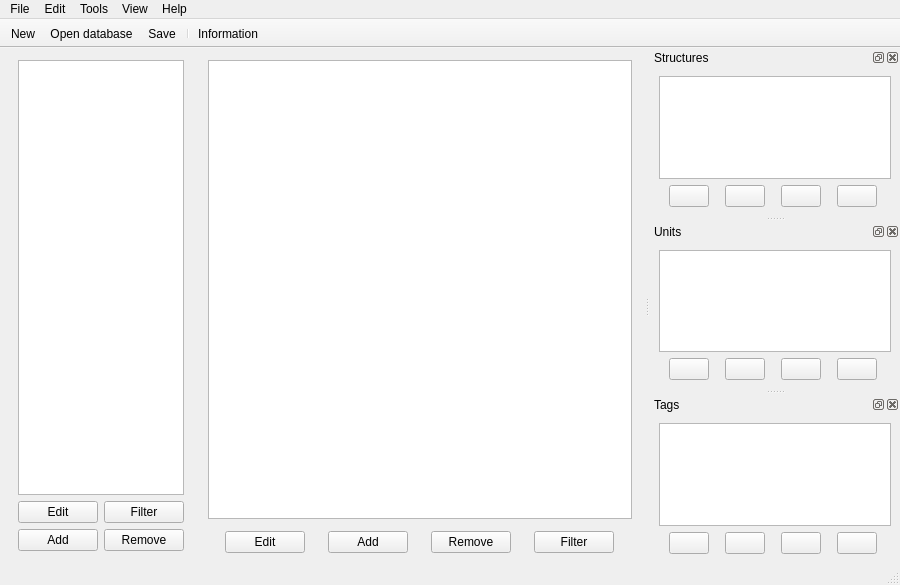
<?xml version="1.0" encoding="UTF-8"?>
<ui version="4.0">
 <class>MainWindow</class>
 <widget class="QMainWindow" name="MainWindow">
  <property name="geometry">
   <rect>
    <x>0</x>
    <y>0</y>
    <width>900</width>
    <height>585</height>
   </rect>
  </property>
  <property name="windowTitle">
   <string>SDB database manager</string>
  </property>
  <property name="dockOptions">
   <set>QMainWindow::AllowTabbedDocks|QMainWindow::AnimatedDocks</set>
  </property>
  <widget class="QWidget" name="centralWidget">
   <layout class="QGridLayout" name="gridLayout_3">
    <property name="topMargin">
     <number>3</number>
    </property>
    <property name="rightMargin">
     <number>3</number>
    </property>
    <property name="bottomMargin">
     <number>3</number>
    </property>
    <item row="0" column="0">
     <widget class="QFrame" name="siteFrame">
      <property name="sizePolicy">
       <sizepolicy hsizetype="Expanding" vsizetype="Expanding">
        <horstretch>1</horstretch>
        <verstretch>0</verstretch>
       </sizepolicy>
      </property>
      <property name="frameShape">
       <enum>QFrame::NoFrame</enum>
      </property>
      <property name="frameShadow">
       <enum>QFrame::Plain</enum>
      </property>
      <layout class="QVBoxLayout" name="verticalLayout_7">
       <item>
        <widget class="QTableView" name="sitesView">
         <property name="sizePolicy">
          <sizepolicy hsizetype="Expanding" vsizetype="Expanding">
           <horstretch>0</horstretch>
           <verstretch>0</verstretch>
          </sizepolicy>
         </property>
         <property name="maximumSize">
          <size>
           <width>16777215</width>
           <height>16777215</height>
          </size>
         </property>
         <property name="selectionBehavior">
          <enum>QAbstractItemView::SelectRows</enum>
         </property>
         <attribute name="horizontalHeaderStretchLastSection">
          <bool>true</bool>
         </attribute>
         <attribute name="verticalHeaderVisible">
          <bool>false</bool>
         </attribute>
         <attribute name="verticalHeaderDefaultSectionSize">
          <number>22</number>
         </attribute>
        </widget>
       </item>
       <item>
        <layout class="QGridLayout" name="gridLayout">
         <item row="0" column="0">
          <widget class="QPushButton" name="pushSiteEdit">
           <property name="sizePolicy">
            <sizepolicy hsizetype="Fixed" vsizetype="Fixed">
             <horstretch>0</horstretch>
             <verstretch>0</verstretch>
            </sizepolicy>
           </property>
           <property name="text">
            <string>Edit</string>
           </property>
          </widget>
         </item>
         <item row="0" column="1">
          <widget class="QPushButton" name="pushSiteFilter">
           <property name="sizePolicy">
            <sizepolicy hsizetype="Fixed" vsizetype="Fixed">
             <horstretch>0</horstretch>
             <verstretch>0</verstretch>
            </sizepolicy>
           </property>
           <property name="text">
            <string>Filter</string>
           </property>
           <property name="icon">
            <iconset resource="pysdb3.qrc">
             <normaloff>:/icons/edit-find.svg</normaloff>:/icons/edit-find.svg</iconset>
           </property>
           <property name="checkable">
            <bool>true</bool>
           </property>
          </widget>
         </item>
         <item row="1" column="0">
          <widget class="QPushButton" name="pushSiteAdd">
           <property name="sizePolicy">
            <sizepolicy hsizetype="Fixed" vsizetype="Fixed">
             <horstretch>0</horstretch>
             <verstretch>0</verstretch>
            </sizepolicy>
           </property>
           <property name="text">
            <string>Add</string>
           </property>
          </widget>
         </item>
         <item row="1" column="1">
          <widget class="QPushButton" name="pushSiteRemove">
           <property name="sizePolicy">
            <sizepolicy hsizetype="Fixed" vsizetype="Fixed">
             <horstretch>0</horstretch>
             <verstretch>0</verstretch>
            </sizepolicy>
           </property>
           <property name="text">
            <string>Remove</string>
           </property>
          </widget>
         </item>
        </layout>
       </item>
      </layout>
     </widget>
    </item>
    <item row="0" column="1">
     <widget class="QFrame" name="frame">
      <property name="sizePolicy">
       <sizepolicy hsizetype="Expanding" vsizetype="Expanding">
        <horstretch>5</horstretch>
        <verstretch>0</verstretch>
       </sizepolicy>
      </property>
      <property name="frameShape">
       <enum>QFrame::NoFrame</enum>
      </property>
      <property name="frameShadow">
       <enum>QFrame::Plain</enum>
      </property>
      <layout class="QVBoxLayout" name="verticalLayout_8">
       <property name="bottomMargin">
        <number>3</number>
       </property>
       <item>
        <widget class="QTableView" name="dataView">
         <property name="sizePolicy">
          <sizepolicy hsizetype="Expanding" vsizetype="Expanding">
           <horstretch>0</horstretch>
           <verstretch>0</verstretch>
          </sizepolicy>
         </property>
         <property name="selectionBehavior">
          <enum>QAbstractItemView::SelectRows</enum>
         </property>
         <attribute name="horizontalHeaderStretchLastSection">
          <bool>true</bool>
         </attribute>
         <attribute name="verticalHeaderVisible">
          <bool>false</bool>
         </attribute>
         <attribute name="verticalHeaderDefaultSectionSize">
          <number>22</number>
         </attribute>
        </widget>
       </item>
       <item>
        <layout class="QHBoxLayout" name="horizontalLayout_5">
         <property name="topMargin">
          <number>6</number>
         </property>
         <property name="bottomMargin">
          <number>4</number>
         </property>
         <item>
          <widget class="QPushButton" name="pushDataEdit">
           <property name="sizePolicy">
            <sizepolicy hsizetype="Fixed" vsizetype="Fixed">
             <horstretch>0</horstretch>
             <verstretch>0</verstretch>
            </sizepolicy>
           </property>
           <property name="text">
            <string>Edit</string>
           </property>
          </widget>
         </item>
         <item>
          <widget class="QPushButton" name="pushDataAdd">
           <property name="sizePolicy">
            <sizepolicy hsizetype="Fixed" vsizetype="Fixed">
             <horstretch>0</horstretch>
             <verstretch>0</verstretch>
            </sizepolicy>
           </property>
           <property name="text">
            <string>Add</string>
           </property>
          </widget>
         </item>
         <item>
          <widget class="QPushButton" name="pushDataRemove">
           <property name="sizePolicy">
            <sizepolicy hsizetype="Fixed" vsizetype="Fixed">
             <horstretch>0</horstretch>
             <verstretch>0</verstretch>
            </sizepolicy>
           </property>
           <property name="text">
            <string>Remove</string>
           </property>
          </widget>
         </item>
         <item>
          <widget class="QPushButton" name="pushDataFilter">
           <property name="sizePolicy">
            <sizepolicy hsizetype="Fixed" vsizetype="Fixed">
             <horstretch>0</horstretch>
             <verstretch>0</verstretch>
            </sizepolicy>
           </property>
           <property name="text">
            <string>Filter</string>
           </property>
           <property name="icon">
            <iconset resource="pysdb3.qrc">
             <normaloff>:/icons/edit-find.svg</normaloff>:/icons/edit-find.svg</iconset>
           </property>
           <property name="checkable">
            <bool>true</bool>
           </property>
          </widget>
         </item>
        </layout>
       </item>
      </layout>
     </widget>
    </item>
   </layout>
  </widget>
  <widget class="QMenuBar" name="menubar">
   <property name="geometry">
    <rect>
     <x>0</x>
     <y>0</y>
     <width>900</width>
     <height>20</height>
    </rect>
   </property>
   <widget class="QMenu" name="menuFile">
    <property name="title">
     <string>File</string>
    </property>
    <widget class="QMenu" name="menuRecent_databases">
     <property name="title">
      <string>Recent databases</string>
     </property>
    </widget>
    <addaction name="actionNew"/>
    <addaction name="actionOpen"/>
    <addaction name="menuRecent_databases"/>
    <addaction name="separator"/>
    <addaction name="actionSave"/>
    <addaction name="actionSave_as"/>
    <addaction name="actionSave_template"/>
    <addaction name="separator"/>
    <addaction name="actionExport"/>
    <addaction name="separator"/>
    <addaction name="actionInformation"/>
    <addaction name="separator"/>
    <addaction name="actionQuit"/>
   </widget>
   <widget class="QMenu" name="menuEdit">
    <property name="title">
     <string>Edit</string>
    </property>
   </widget>
   <widget class="QMenu" name="menuTools">
    <property name="title">
     <string>Tools</string>
    </property>
    <widget class="QMenu" name="menuImport_sites">
     <property name="title">
      <string>Import sites</string>
     </property>
     <addaction name="actionFrom_GPX"/>
     <addaction name="actionFrom_CSV"/>
    </widget>
    <addaction name="menuImport_sites"/>
   </widget>
   <widget class="QMenu" name="menuHelp">
    <property name="title">
     <string>Help</string>
    </property>
    <addaction name="actionAbout"/>
   </widget>
   <widget class="QMenu" name="menuView">
    <property name="title">
     <string>View</string>
    </property>
   </widget>
   <addaction name="menuFile"/>
   <addaction name="menuEdit"/>
   <addaction name="menuTools"/>
   <addaction name="menuView"/>
   <addaction name="menuHelp"/>
  </widget>
  <widget class="QStatusBar" name="statusbar"/>
  <widget class="QDockWidget" name="dockStructures">
   <property name="sizePolicy">
    <sizepolicy hsizetype="Expanding" vsizetype="Preferred">
     <horstretch>0</horstretch>
     <verstretch>1</verstretch>
    </sizepolicy>
   </property>
   <property name="minimumSize">
    <size>
     <width>216</width>
     <height>160</height>
    </size>
   </property>
   <property name="maximumSize">
    <size>
     <width>250</width>
     <height>524287</height>
    </size>
   </property>
   <property name="features">
    <set>QDockWidget::AllDockWidgetFeatures</set>
   </property>
   <property name="allowedAreas">
    <set>Qt::LeftDockWidgetArea|Qt::RightDockWidgetArea</set>
   </property>
   <property name="windowTitle">
    <string>Structures</string>
   </property>
   <attribute name="dockWidgetArea">
    <number>2</number>
   </attribute>
   <widget class="QWidget" name="dockStructuresContents">
    <layout class="QVBoxLayout" name="verticalLayout_4" stretch="0">
     <property name="rightMargin">
      <number>9</number>
     </property>
     <item>
      <layout class="QVBoxLayout" name="verticalLayout">
       <item>
        <widget class="QTableView" name="structuresView">
         <property name="sizePolicy">
          <sizepolicy hsizetype="Expanding" vsizetype="Expanding">
           <horstretch>0</horstretch>
           <verstretch>0</verstretch>
          </sizepolicy>
         </property>
         <property name="selectionMode">
          <enum>QAbstractItemView::SingleSelection</enum>
         </property>
         <property name="selectionBehavior">
          <enum>QAbstractItemView::SelectRows</enum>
         </property>
         <attribute name="horizontalHeaderVisible">
          <bool>false</bool>
         </attribute>
         <attribute name="horizontalHeaderStretchLastSection">
          <bool>true</bool>
         </attribute>
         <attribute name="verticalHeaderVisible">
          <bool>false</bool>
         </attribute>
         <attribute name="verticalHeaderDefaultSectionSize">
          <number>18</number>
         </attribute>
        </widget>
       </item>
       <item>
        <layout class="QHBoxLayout" name="horizontalLayout">
         <item>
          <widget class="QPushButton" name="pushStructuresAdd">
           <property name="sizePolicy">
            <sizepolicy hsizetype="Fixed" vsizetype="Fixed">
             <horstretch>0</horstretch>
             <verstretch>0</verstretch>
            </sizepolicy>
           </property>
           <property name="text">
            <string/>
           </property>
           <property name="icon">
            <iconset resource="pysdb3.qrc">
             <normaloff>:/icons/list-add.svg</normaloff>:/icons/list-add.svg</iconset>
           </property>
          </widget>
         </item>
         <item>
          <widget class="QPushButton" name="pushStructuresRemove">
           <property name="sizePolicy">
            <sizepolicy hsizetype="Fixed" vsizetype="Fixed">
             <horstretch>0</horstretch>
             <verstretch>0</verstretch>
            </sizepolicy>
           </property>
           <property name="text">
            <string/>
           </property>
           <property name="icon">
            <iconset resource="pysdb3.qrc">
             <normaloff>:/icons/list-remove.svg</normaloff>:/icons/list-remove.svg</iconset>
           </property>
          </widget>
         </item>
         <item>
          <widget class="QPushButton" name="pushStructuresUp">
           <property name="sizePolicy">
            <sizepolicy hsizetype="Fixed" vsizetype="Fixed">
             <horstretch>0</horstretch>
             <verstretch>0</verstretch>
            </sizepolicy>
           </property>
           <property name="text">
            <string/>
           </property>
           <property name="icon">
            <iconset resource="pysdb3.qrc">
             <normaloff>:/icons/go-up.svg</normaloff>:/icons/go-up.svg</iconset>
           </property>
          </widget>
         </item>
         <item>
          <widget class="QPushButton" name="pushStructuresDown">
           <property name="sizePolicy">
            <sizepolicy hsizetype="Fixed" vsizetype="Fixed">
             <horstretch>0</horstretch>
             <verstretch>0</verstretch>
            </sizepolicy>
           </property>
           <property name="text">
            <string/>
           </property>
           <property name="icon">
            <iconset resource="pysdb3.qrc">
             <normaloff>:/icons/go-down.svg</normaloff>:/icons/go-down.svg</iconset>
           </property>
          </widget>
         </item>
        </layout>
       </item>
      </layout>
     </item>
    </layout>
   </widget>
  </widget>
  <widget class="QDockWidget" name="dockUnits">
   <property name="sizePolicy">
    <sizepolicy hsizetype="Expanding" vsizetype="Preferred">
     <horstretch>0</horstretch>
     <verstretch>1</verstretch>
    </sizepolicy>
   </property>
   <property name="minimumSize">
    <size>
     <width>216</width>
     <height>160</height>
    </size>
   </property>
   <property name="maximumSize">
    <size>
     <width>250</width>
     <height>524287</height>
    </size>
   </property>
   <property name="features">
    <set>QDockWidget::AllDockWidgetFeatures</set>
   </property>
   <property name="allowedAreas">
    <set>Qt::LeftDockWidgetArea|Qt::RightDockWidgetArea</set>
   </property>
   <property name="windowTitle">
    <string>Units</string>
   </property>
   <attribute name="dockWidgetArea">
    <number>2</number>
   </attribute>
   <widget class="QWidget" name="dockUnitsContents">
    <layout class="QVBoxLayout" name="verticalLayout_5">
     <property name="rightMargin">
      <number>9</number>
     </property>
     <item>
      <layout class="QVBoxLayout" name="verticalLayout_2">
       <item>
        <widget class="QTableView" name="unitsView">
         <property name="sizePolicy">
          <sizepolicy hsizetype="Expanding" vsizetype="Expanding">
           <horstretch>0</horstretch>
           <verstretch>0</verstretch>
          </sizepolicy>
         </property>
         <property name="selectionMode">
          <enum>QAbstractItemView::SingleSelection</enum>
         </property>
         <property name="selectionBehavior">
          <enum>QAbstractItemView::SelectRows</enum>
         </property>
         <attribute name="horizontalHeaderVisible">
          <bool>false</bool>
         </attribute>
         <attribute name="horizontalHeaderStretchLastSection">
          <bool>true</bool>
         </attribute>
         <attribute name="verticalHeaderVisible">
          <bool>false</bool>
         </attribute>
         <attribute name="verticalHeaderDefaultSectionSize">
          <number>18</number>
         </attribute>
        </widget>
       </item>
       <item>
        <layout class="QHBoxLayout" name="horizontalLayout_2">
         <item>
          <widget class="QPushButton" name="pushUnitsAdd">
           <property name="sizePolicy">
            <sizepolicy hsizetype="Fixed" vsizetype="Fixed">
             <horstretch>0</horstretch>
             <verstretch>0</verstretch>
            </sizepolicy>
           </property>
           <property name="text">
            <string/>
           </property>
           <property name="icon">
            <iconset resource="pysdb3.qrc">
             <normaloff>:/icons/list-add.svg</normaloff>:/icons/list-add.svg</iconset>
           </property>
          </widget>
         </item>
         <item>
          <widget class="QPushButton" name="pushUnitsRemove">
           <property name="sizePolicy">
            <sizepolicy hsizetype="Fixed" vsizetype="Fixed">
             <horstretch>0</horstretch>
             <verstretch>0</verstretch>
            </sizepolicy>
           </property>
           <property name="text">
            <string/>
           </property>
           <property name="icon">
            <iconset resource="pysdb3.qrc">
             <normaloff>:/icons/list-remove.svg</normaloff>:/icons/list-remove.svg</iconset>
           </property>
          </widget>
         </item>
         <item>
          <widget class="QPushButton" name="pushUnitsUp">
           <property name="sizePolicy">
            <sizepolicy hsizetype="Fixed" vsizetype="Fixed">
             <horstretch>0</horstretch>
             <verstretch>0</verstretch>
            </sizepolicy>
           </property>
           <property name="text">
            <string/>
           </property>
           <property name="icon">
            <iconset resource="pysdb3.qrc">
             <normaloff>:/icons/go-up.svg</normaloff>:/icons/go-up.svg</iconset>
           </property>
          </widget>
         </item>
         <item>
          <widget class="QPushButton" name="pushUnitsDown">
           <property name="sizePolicy">
            <sizepolicy hsizetype="Fixed" vsizetype="Fixed">
             <horstretch>0</horstretch>
             <verstretch>0</verstretch>
            </sizepolicy>
           </property>
           <property name="text">
            <string/>
           </property>
           <property name="icon">
            <iconset resource="pysdb3.qrc">
             <normaloff>:/icons/go-down.svg</normaloff>:/icons/go-down.svg</iconset>
           </property>
          </widget>
         </item>
        </layout>
       </item>
      </layout>
     </item>
    </layout>
   </widget>
  </widget>
  <widget class="QDockWidget" name="dockTags">
   <property name="sizePolicy">
    <sizepolicy hsizetype="Expanding" vsizetype="Preferred">
     <horstretch>0</horstretch>
     <verstretch>1</verstretch>
    </sizepolicy>
   </property>
   <property name="minimumSize">
    <size>
     <width>216</width>
     <height>160</height>
    </size>
   </property>
   <property name="maximumSize">
    <size>
     <width>250</width>
     <height>524287</height>
    </size>
   </property>
   <property name="features">
    <set>QDockWidget::AllDockWidgetFeatures</set>
   </property>
   <property name="allowedAreas">
    <set>Qt::LeftDockWidgetArea|Qt::RightDockWidgetArea</set>
   </property>
   <property name="windowTitle">
    <string>Tags</string>
   </property>
   <attribute name="dockWidgetArea">
    <number>2</number>
   </attribute>
   <widget class="QWidget" name="dockTagsContents">
    <layout class="QVBoxLayout" name="verticalLayout_6">
     <property name="rightMargin">
      <number>9</number>
     </property>
     <item>
      <layout class="QVBoxLayout" name="verticalLayout_3">
       <item>
        <widget class="QTableView" name="tagsView">
         <property name="sizePolicy">
          <sizepolicy hsizetype="Expanding" vsizetype="Expanding">
           <horstretch>0</horstretch>
           <verstretch>0</verstretch>
          </sizepolicy>
         </property>
         <property name="selectionMode">
          <enum>QAbstractItemView::SingleSelection</enum>
         </property>
         <property name="selectionBehavior">
          <enum>QAbstractItemView::SelectRows</enum>
         </property>
         <attribute name="horizontalHeaderVisible">
          <bool>false</bool>
         </attribute>
         <attribute name="horizontalHeaderStretchLastSection">
          <bool>true</bool>
         </attribute>
         <attribute name="verticalHeaderVisible">
          <bool>false</bool>
         </attribute>
         <attribute name="verticalHeaderDefaultSectionSize">
          <number>18</number>
         </attribute>
        </widget>
       </item>
       <item>
        <layout class="QHBoxLayout" name="horizontalLayout_3">
         <item>
          <widget class="QPushButton" name="pushTagsAdd">
           <property name="sizePolicy">
            <sizepolicy hsizetype="Fixed" vsizetype="Fixed">
             <horstretch>0</horstretch>
             <verstretch>0</verstretch>
            </sizepolicy>
           </property>
           <property name="text">
            <string/>
           </property>
           <property name="icon">
            <iconset resource="pysdb3.qrc">
             <normaloff>:/icons/list-add.svg</normaloff>:/icons/list-add.svg</iconset>
           </property>
          </widget>
         </item>
         <item>
          <widget class="QPushButton" name="pushTagsRemove">
           <property name="sizePolicy">
            <sizepolicy hsizetype="Fixed" vsizetype="Fixed">
             <horstretch>0</horstretch>
             <verstretch>0</verstretch>
            </sizepolicy>
           </property>
           <property name="text">
            <string/>
           </property>
           <property name="icon">
            <iconset resource="pysdb3.qrc">
             <normaloff>:/icons/list-remove.svg</normaloff>:/icons/list-remove.svg</iconset>
           </property>
          </widget>
         </item>
         <item>
          <widget class="QPushButton" name="pushTagsUp">
           <property name="sizePolicy">
            <sizepolicy hsizetype="Fixed" vsizetype="Fixed">
             <horstretch>0</horstretch>
             <verstretch>0</verstretch>
            </sizepolicy>
           </property>
           <property name="text">
            <string/>
           </property>
           <property name="icon">
            <iconset resource="pysdb3.qrc">
             <normaloff>:/icons/go-up.svg</normaloff>:/icons/go-up.svg</iconset>
           </property>
          </widget>
         </item>
         <item>
          <widget class="QPushButton" name="pushTagsDown">
           <property name="sizePolicy">
            <sizepolicy hsizetype="Fixed" vsizetype="Fixed">
             <horstretch>0</horstretch>
             <verstretch>0</verstretch>
            </sizepolicy>
           </property>
           <property name="text">
            <string/>
           </property>
           <property name="icon">
            <iconset resource="pysdb3.qrc">
             <normaloff>:/icons/go-down.svg</normaloff>:/icons/go-down.svg</iconset>
           </property>
          </widget>
         </item>
        </layout>
       </item>
      </layout>
     </item>
    </layout>
   </widget>
  </widget>
  <widget class="QToolBar" name="toolBar">
   <property name="enabled">
    <bool>true</bool>
   </property>
   <property name="windowTitle">
    <string>Toolbar</string>
   </property>
   <property name="movable">
    <bool>false</bool>
   </property>
   <attribute name="toolBarArea">
    <enum>TopToolBarArea</enum>
   </attribute>
   <attribute name="toolBarBreak">
    <bool>false</bool>
   </attribute>
   <addaction name="actionNew"/>
   <addaction name="actionOpen"/>
   <addaction name="actionSave"/>
   <addaction name="separator"/>
   <addaction name="actionInformation"/>
  </widget>
  <action name="actionNew">
   <property name="icon">
    <iconset resource="pysdb3.qrc">
     <normaloff>:/icons/document-new.svg</normaloff>:/icons/document-new.svg</iconset>
   </property>
   <property name="text">
    <string>New</string>
   </property>
   <property name="toolTip">
    <string>Create new PySDB database</string>
   </property>
   <property name="shortcut">
    <string>Ctrl+N</string>
   </property>
   <property name="iconVisibleInMenu">
    <bool>true</bool>
   </property>
  </action>
  <action name="actionOpen">
   <property name="icon">
    <iconset resource="pysdb3.qrc">
     <normaloff>:/icons/document-open.svg</normaloff>:/icons/document-open.svg</iconset>
   </property>
   <property name="text">
    <string>Open database</string>
   </property>
   <property name="toolTip">
    <string>Open existing PySDB database</string>
   </property>
   <property name="shortcut">
    <string>Ctrl+O</string>
   </property>
   <property name="iconVisibleInMenu">
    <bool>true</bool>
   </property>
  </action>
  <action name="actionSave">
   <property name="icon">
    <iconset resource="pysdb3.qrc">
     <normaloff>:/icons/document-save.svg</normaloff>:/icons/document-save.svg</iconset>
   </property>
   <property name="text">
    <string>Save</string>
   </property>
   <property name="toolTip">
    <string>Save PySDB database</string>
   </property>
   <property name="shortcut">
    <string>Ctrl+S</string>
   </property>
   <property name="iconVisibleInMenu">
    <bool>true</bool>
   </property>
  </action>
  <action name="actionSave_as">
   <property name="icon">
    <iconset resource="pysdb3.qrc">
     <normaloff>:/icons/document-save-as.svg</normaloff>:/icons/document-save-as.svg</iconset>
   </property>
   <property name="text">
    <string>Save as</string>
   </property>
   <property name="iconVisibleInMenu">
    <bool>true</bool>
   </property>
  </action>
  <action name="actionSave_template">
   <property name="icon">
    <iconset resource="pysdb3.qrc">
     <normaloff>:/icons/text-x-generic-template.svg</normaloff>:/icons/text-x-generic-template.svg</iconset>
   </property>
   <property name="text">
    <string>Save template</string>
   </property>
   <property name="toolTip">
    <string>Save PySDB database template without data</string>
   </property>
   <property name="iconVisibleInMenu">
    <bool>true</bool>
   </property>
  </action>
  <action name="actionExport">
   <property name="text">
    <string>Export</string>
   </property>
  </action>
  <action name="actionInformation">
   <property name="icon">
    <iconset resource="pysdb3.qrc">
     <normaloff>:/icons/dialog-information.svg</normaloff>:/icons/dialog-information.svg</iconset>
   </property>
   <property name="text">
    <string>Information</string>
   </property>
   <property name="toolTip">
    <string>Information about PySDB database</string>
   </property>
   <property name="shortcut">
    <string>Ctrl+I</string>
   </property>
   <property name="iconVisibleInMenu">
    <bool>true</bool>
   </property>
  </action>
  <action name="actionQuit">
   <property name="icon">
    <iconset resource="pysdb3.qrc">
     <normaloff>:/icons/system-log-out.svg</normaloff>:/icons/system-log-out.svg</iconset>
   </property>
   <property name="text">
    <string>Quit</string>
   </property>
   <property name="toolTip">
    <string>Quit PySDB</string>
   </property>
   <property name="shortcut">
    <string>Ctrl+Q</string>
   </property>
   <property name="iconVisibleInMenu">
    <bool>true</bool>
   </property>
  </action>
  <action name="actionAbout">
   <property name="text">
    <string>About</string>
   </property>
  </action>
  <action name="actionAa">
   <property name="text">
    <string>aa</string>
   </property>
  </action>
  <action name="actionFrom_GPX">
   <property name="text">
    <string>From GPX</string>
   </property>
  </action>
  <action name="actionFrom_CSV">
   <property name="text">
    <string>From CSV</string>
   </property>
  </action>
  <action name="actionFlush_images">
   <property name="text">
    <string>Flush images</string>
   </property>
  </action>
 </widget>
 <resources>
  <include location="pysdb3.qrc"/>
 </resources>
 <connections/>
</ui>
